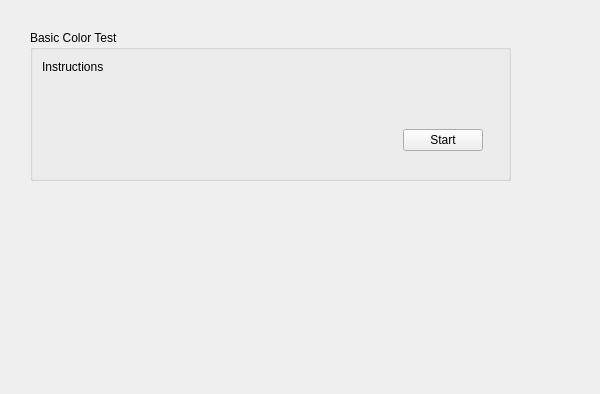
<?xml version="1.0" encoding="UTF-8"?>
<ui version="4.0">
 <class>Diagnostics::CDisplay</class>
 <widget class="QWidget" name="Diagnostics::CDisplay">
  <property name="geometry">
   <rect>
    <x>0</x>
    <y>0</y>
    <width>600</width>
    <height>394</height>
   </rect>
  </property>
  <property name="windowTitle">
   <string>Form</string>
  </property>
  <widget class="QGroupBox" name="groupBox">
   <property name="geometry">
    <rect>
     <x>30</x>
     <y>30</y>
     <width>481</width>
     <height>151</height>
    </rect>
   </property>
   <property name="title">
    <string>Basic Color Test</string>
   </property>
   <widget class="QWidget" name="layoutWidget">
    <property name="geometry">
     <rect>
      <x>12</x>
      <y>30</y>
      <width>441</width>
      <height>91</height>
     </rect>
    </property>
    <layout class="QVBoxLayout" name="verticalLayout">
     <item>
      <widget class="QLabel" name="instructionLabel">
       <property name="text">
        <string>Instructions</string>
       </property>
      </widget>
     </item>
     <item>
      <spacer name="verticalSpacer">
       <property name="orientation">
        <enum>Qt::Vertical</enum>
       </property>
       <property name="sizeHint" stdset="0">
        <size>
         <width>20</width>
         <height>18</height>
        </size>
       </property>
      </spacer>
     </item>
     <item>
      <layout class="QHBoxLayout" name="horizontalLayout">
       <item>
        <spacer name="horizontalSpacer">
         <property name="orientation">
          <enum>Qt::Horizontal</enum>
         </property>
         <property name="sizeHint" stdset="0">
          <size>
           <width>228</width>
           <height>20</height>
          </size>
         </property>
        </spacer>
       </item>
       <item>
        <widget class="QPushButton" name="startBtn">
         <property name="text">
          <string>Start</string>
         </property>
        </widget>
       </item>
      </layout>
     </item>
    </layout>
   </widget>
  </widget>
 </widget>
 <resources/>
 <connections/>
</ui>
